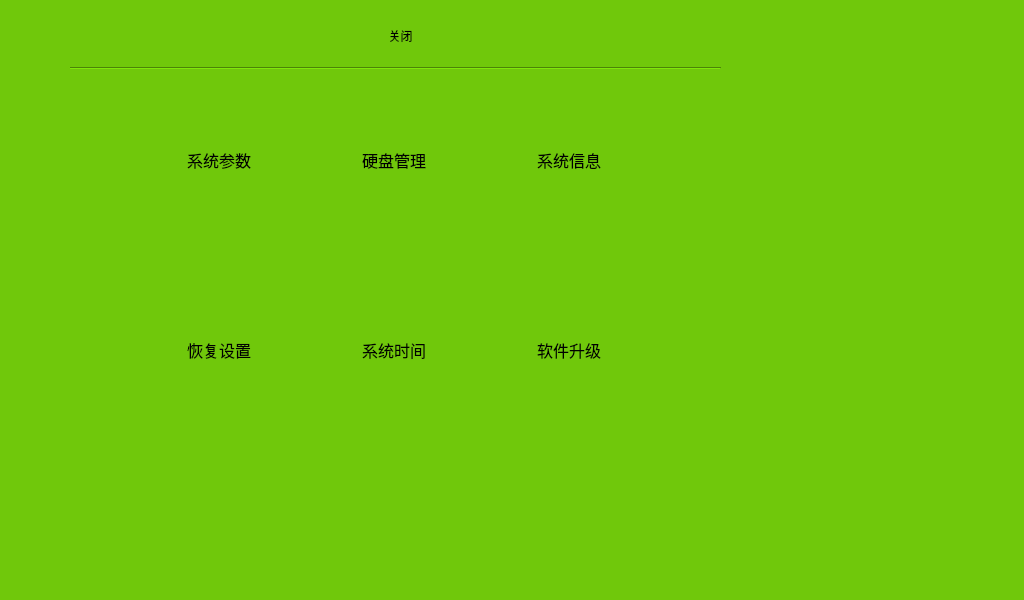
<?xml version="1.0" encoding="UTF-8"?>
<ui version="4.0">
 <class>frm_managetools</class>
 <widget class="QWidget" name="frm_managetools">
  <property name="windowModality">
   <enum>Qt::WindowModal</enum>
  </property>
  <property name="geometry">
   <rect>
    <x>0</x>
    <y>0</y>
    <width>1024</width>
    <height>600</height>
   </rect>
  </property>
  <property name="windowTitle">
   <string>管理工具</string>
  </property>
  <property name="styleSheet">
   <string notr="true">font: 12pt &quot;WenQuanYi Zen Hei&quot;;
background-color: rgb(112, 200, 11);</string>
  </property>
  <widget class="Line" name="line">
   <property name="geometry">
    <rect>
     <x>70</x>
     <y>60</y>
     <width>651</width>
     <height>16</height>
    </rect>
   </property>
   <property name="frameShadow">
    <enum>QFrame::Sunken</enum>
   </property>
   <property name="orientation">
    <enum>Qt::Horizontal</enum>
   </property>
  </widget>
  <widget class="QToolButton" name="tbtn_Close">
   <property name="geometry">
    <rect>
     <x>360</x>
     <y>10</y>
     <width>81</width>
     <height>51</height>
    </rect>
   </property>
   <property name="text">
    <string>关闭</string>
   </property>
   <property name="autoRaise">
    <bool>true</bool>
   </property>
  </widget>
  <widget class="QWidget" name="layoutWidget">
   <property name="geometry">
    <rect>
     <x>90</x>
     <y>270</y>
     <width>611</width>
     <height>159</height>
    </rect>
   </property>
   <layout class="QHBoxLayout" name="horizontalLayout">
    <item>
     <widget class="QToolButton" name="tbtn_restore">
      <property name="font">
       <font>
        <family>WenQuanYi Zen Hei</family>
        <pointsize>12</pointsize>
        <weight>50</weight>
        <italic>false</italic>
        <bold>false</bold>
       </font>
      </property>
      <property name="text">
       <string>恢复设置</string>
      </property>
      <property name="icon">
       <iconset resource="../src/btnImage.qrc">
        <normaloff>:/images/image/home.png</normaloff>:/images/image/home.png</iconset>
      </property>
      <property name="iconSize">
       <size>
        <width>128</width>
        <height>128</height>
       </size>
      </property>
      <property name="autoExclusive">
       <bool>false</bool>
      </property>
      <property name="toolButtonStyle">
       <enum>Qt::ToolButtonTextUnderIcon</enum>
      </property>
      <property name="autoRaise">
       <bool>true</bool>
      </property>
     </widget>
    </item>
    <item>
     <widget class="QToolButton" name="tbtn_systime">
      <property name="font">
       <font>
        <family>WenQuanYi Zen Hei</family>
        <pointsize>12</pointsize>
        <weight>50</weight>
        <italic>false</italic>
        <bold>false</bold>
       </font>
      </property>
      <property name="text">
       <string>系统时间</string>
      </property>
      <property name="icon">
       <iconset resource="../src/btnImage.qrc">
        <normaloff>:/manangertools/image/navigationmap.png</normaloff>:/manangertools/image/navigationmap.png</iconset>
      </property>
      <property name="iconSize">
       <size>
        <width>128</width>
        <height>128</height>
       </size>
      </property>
      <property name="autoExclusive">
       <bool>false</bool>
      </property>
      <property name="toolButtonStyle">
       <enum>Qt::ToolButtonTextUnderIcon</enum>
      </property>
      <property name="autoRaise">
       <bool>true</bool>
      </property>
     </widget>
    </item>
    <item>
     <widget class="QToolButton" name="tbtn_Update">
      <property name="font">
       <font>
        <family>WenQuanYi Zen Hei</family>
        <pointsize>12</pointsize>
        <weight>50</weight>
        <italic>false</italic>
        <bold>false</bold>
       </font>
      </property>
      <property name="text">
       <string>软件升级</string>
      </property>
      <property name="icon">
       <iconset resource="../src/btnImage.qrc">
        <normaloff>:/manangertools/image/tooldownboard.png</normaloff>:/manangertools/image/tooldownboard.png</iconset>
      </property>
      <property name="iconSize">
       <size>
        <width>128</width>
        <height>128</height>
       </size>
      </property>
      <property name="autoExclusive">
       <bool>false</bool>
      </property>
      <property name="toolButtonStyle">
       <enum>Qt::ToolButtonTextUnderIcon</enum>
      </property>
      <property name="autoRaise">
       <bool>true</bool>
      </property>
     </widget>
    </item>
   </layout>
  </widget>
  <widget class="QWidget" name="layoutWidget">
   <property name="geometry">
    <rect>
     <x>90</x>
     <y>80</y>
     <width>611</width>
     <height>159</height>
    </rect>
   </property>
   <layout class="QHBoxLayout" name="horizontalLayout_2">
    <item>
     <widget class="QToolButton" name="tbtn_sysparm">
      <property name="font">
       <font>
        <family>WenQuanYi Zen Hei</family>
        <pointsize>12</pointsize>
        <weight>50</weight>
        <italic>false</italic>
        <bold>false</bold>
       </font>
      </property>
      <property name="text">
       <string>系统参数</string>
      </property>
      <property name="icon">
       <iconset resource="../src/btnImage.qrc">
        <normaloff>:/manangertools/image/dashcode.png</normaloff>:/manangertools/image/dashcode.png</iconset>
      </property>
      <property name="iconSize">
       <size>
        <width>128</width>
        <height>128</height>
       </size>
      </property>
      <property name="autoExclusive">
       <bool>false</bool>
      </property>
      <property name="toolButtonStyle">
       <enum>Qt::ToolButtonTextUnderIcon</enum>
      </property>
      <property name="autoRaise">
       <bool>true</bool>
      </property>
     </widget>
    </item>
    <item>
     <widget class="QToolButton" name="tbtn_hardmanage">
      <property name="font">
       <font>
        <family>WenQuanYi Zen Hei</family>
        <pointsize>12</pointsize>
        <weight>50</weight>
        <italic>false</italic>
        <bold>false</bold>
       </font>
      </property>
      <property name="text">
       <string>硬盘管理</string>
      </property>
      <property name="icon">
       <iconset resource="../src/btnImage.qrc">
        <normaloff>:/manangertools/image/installdrive.png</normaloff>:/manangertools/image/installdrive.png</iconset>
      </property>
      <property name="iconSize">
       <size>
        <width>128</width>
        <height>128</height>
       </size>
      </property>
      <property name="autoExclusive">
       <bool>false</bool>
      </property>
      <property name="toolButtonStyle">
       <enum>Qt::ToolButtonTextUnderIcon</enum>
      </property>
      <property name="autoRaise">
       <bool>true</bool>
      </property>
     </widget>
    </item>
    <item>
     <widget class="QToolButton" name="tbtn_sysinfo">
      <property name="font">
       <font>
        <family>WenQuanYi Zen Hei</family>
        <pointsize>12</pointsize>
        <weight>50</weight>
        <italic>false</italic>
        <bold>false</bold>
       </font>
      </property>
      <property name="text">
       <string>系统信息</string>
      </property>
      <property name="icon">
       <iconset resource="../src/btnImage.qrc">
        <normaloff>:/manangertools/image/alternote.png</normaloff>:/manangertools/image/alternote.png</iconset>
      </property>
      <property name="iconSize">
       <size>
        <width>128</width>
        <height>128</height>
       </size>
      </property>
      <property name="autoExclusive">
       <bool>false</bool>
      </property>
      <property name="toolButtonStyle">
       <enum>Qt::ToolButtonTextUnderIcon</enum>
      </property>
      <property name="autoRaise">
       <bool>true</bool>
      </property>
     </widget>
    </item>
   </layout>
  </widget>
 </widget>
 <resources>
  <include location="../src/btnImage.qrc"/>
 </resources>
 <connections>
  <connection>
   <sender>tbtn_Close</sender>
   <signal>clicked()</signal>
   <receiver>frm_managetools</receiver>
   <slot>close()</slot>
   <hints>
    <hint type="sourcelabel">
     <x>360</x>
     <y>35</y>
    </hint>
    <hint type="destinationlabel">
     <x>368</x>
     <y>314</y>
    </hint>
   </hints>
  </connection>
 </connections>
</ui>
